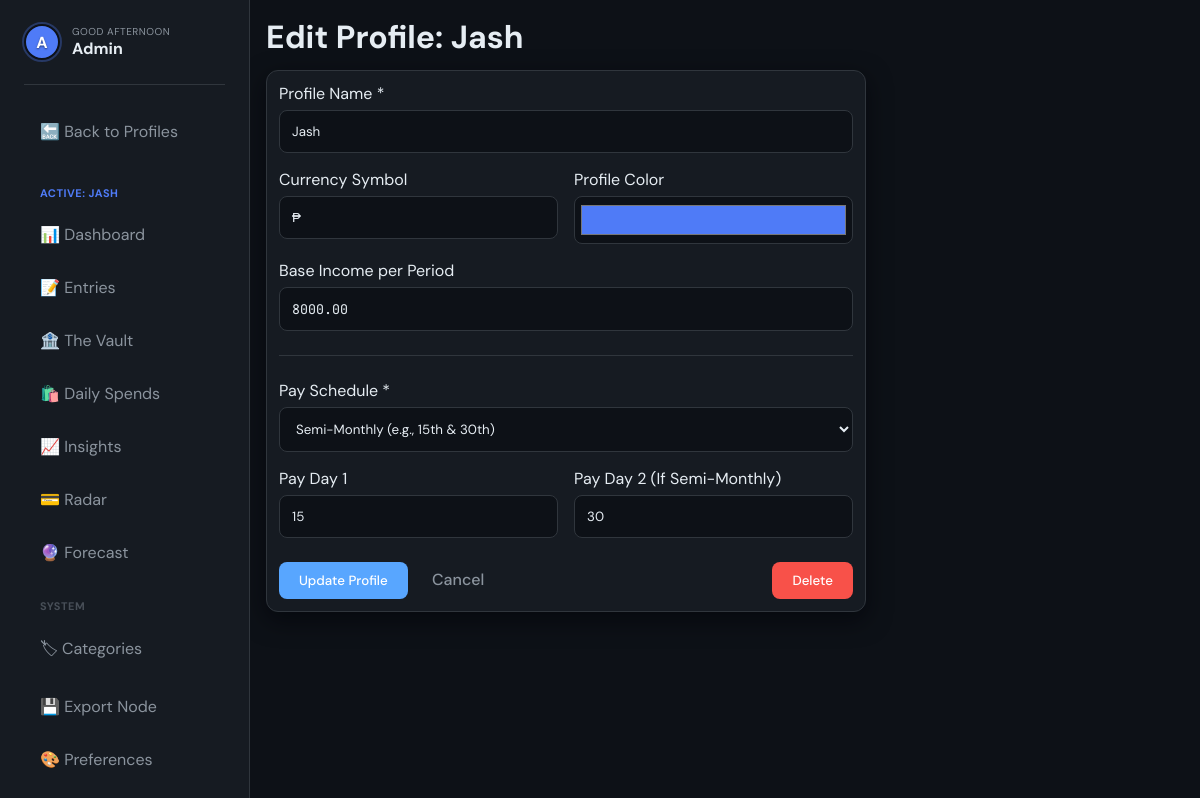
/profile/1/edit (signed in), run on the app's committed database.
### tables this page shows
CREATE TABLE profiles (
    id INT UNSIGNED AUTO_INCREMENT PRIMARY KEY,
    name VARCHAR(100) NOT NULL,
    currency VARCHAR(10) DEFAULT '₱',
    color VARCHAR(7) DEFAULT '#4F7BF7',
    pay_schedule ENUM('semi_monthly','weekly','bi_weekly','monthly','quarterly','semi_annual','annual') DEFAULT 'semi_monthly',
    pay_day_1 TINYINT UNSIGNED DEFAULT 15,
    pay_day_2 TINYINT UNSIGNED DEFAULT 30,
    weekly_day TINYINT UNSIGNED DEFAULT 5,
    base_income DECIMAL(12,2) DEFAULT 0.00,
    notes TEXT,
    created_at TIMESTAMP DEFAULT CURRENT_TIMESTAMP,
    updated_at TIMESTAMP DEFAULT CURRENT_TIMESTAMP ON UPDATE CURRENT_TIMESTAMP
);

### index.php (called while the page is built, shortened)
<?php
spl_autoload_register(function ($class) {
    $class = str_replace('\\', DIRECTORY_SEPARATOR, $class);
    $file = __DIR__ . DIRECTORY_SEPARATOR . $class . '.php';
});
require_once 'core/Router.php';
$router = new core\Router();
$router->get('/login', 'AuthController@login');
$router->post('/login', 'AuthController@authenticate');
$router->get('/register', 'AuthController@register');
$router->post('/register', 'AuthController@store');
$router->get('/logout', 'AuthController@logout');
$router->get('/account', 'AccountController@index');
$router->post('/account/profile', 'AccountController@updateProfile');
$router->post('/account/password', 'AccountController@updatePassword');
$router->get('/tools/compound', 'GlobalController@compound');
$router->get('/tools/loan', 'GlobalController@loan');
$router->get('/system/security', 'GlobalController@security');
$router->get('/system/master-backup', 'GlobalController@masterBackup');
$router->post('/system/master-restore', 'GlobalController@masterRestore');
$router->get('/', 'ProfileController@index');
$router->get('/profile/create', 'ProfileController@create');
$router->post('/profile/create', 'ProfileController@store');
$router->get('/profile/{id}/edit', 'ProfileController@edit');
$router->post('/profile/{id}/edit', 'ProfileController@update');
$router->get('/profile/{id}/delete', 'ProfileController@delete');
$router->get('/dashboard/{profile_id}', 'DashboardController@index');
$router->post('/dashboard/tx/{id}/toggle', 'DashboardController@toggleTx');
$router->post('/dashboard/tx/{id}/amount', 'DashboardController@updateTxAmount');
$router->post('/dashboard/{profile_id}/quick', 'DashboardController@quickAdd');
$router->get('/entries/{profile_id}', 'EntryController@index');
$router->get('/entries/{profile_id}/create', 'EntryController@create');
$router->post('/entries/{profile_id}/store', 'EntryController@store');
$router->get('/entries/edit/{id}', 'EntryController@edit');
$router->post('/entries/{id}/update', 'EntryController@update');
$router->post('/entries/{id}/toggle', 'EntryController@toggleActive');
$router->post('/entries/{id}/delete', 'EntryController@delete');
$router->get('/categories/{profile_id}', 'CategoryController@index');
$router->post('/categories/{profile_id}/store', 'CategoryController@store');
$router->post('/categories/{profile_id}/reorder', 'CategoryController@reorder');
$router->get('/categories/edit/{id}', 'CategoryController@edit');
$router->post('/categories/{id}/update', 'CategoryController@update');
$router->post('/categories/{id}/delete', 'CategoryController@delete');
$router->get('/calculator/{profile_id}', 'CalculatorController@index');
$router->get('/calculator/{profile_id}/import', 'CalculatorController@importPeriod');
$router->get('/vault/{profile_id}', 'VaultController@index');
$router->post('/vault/{profile_id}/store', 'VaultController@store');
$router->post('/vault/fund/{id}', 'VaultController@addFunds');
$router->post('/vault/delete/{id}', 'VaultController@delete');
$router->get('/insights/{profile_id}', 'InsightsController@index');
$router->get('/radar/{profile_id}', 'RadarController@index');
$router->get('/forecast/{profile_id}', 'ForecastController@index');
$router->post('/forecast/{profile_id}/add', 'ForecastController@add');
$router->post('/forecast/{profile_id}/remove', 'ForecastController@remove');
$router->post('/forecast/{profile_id}/clear', 'ForecastController@clear');
$router->get('/shopping/{profile_id}', 'ShoppingController@index');
$router->post('/shopping/{profile_id}/store', 'ShoppingController@store');
$router->post('/shopping/delete/{id}', 'ShoppingController@delete');
$router->get('/backups/{profile_id}', 'BackupController@index');
$router->get('/backups/{profile_id}/excel', 'BackupController@exportExcel');
$router->get('/backups/{profile_id}/json', 'BackupController@exportJson');
$router->post('/backups/{profile_id}/wipe', 'BackupController@wipeData');
$router->get('/preferences/{profile_id}', 'PreferenceController@index');
$url = $_SERVER['REQUEST_URI'];
$method = $_SERVER['REQUEST_METHOD'];
$router->dispatch($url, $method);

### core/Controller.php (called while the page is built, shortened)
<?php
abstract class Controller {
    protected function view(string $template, array $data = []): void {
        View::render($template, $data);
    }
}

### controllers/ProfileController.php (called while the page is built, shortened)
<?php
class ProfileController extends Controller {
    public function edit(int $id): void {
        $profileModel = new Profile();
        $profile = $profileModel->find($id);
        $this->view('profiles/edit', ['profile' => $profile]);
    }
}

### config/database.php (called while the page is built, shortened)
<?php
class Database {
    private static ?PDO $instance = null;
    public static function getInstance(): PDO {
        if (self::$instance === null) {
            $host = '127.0.0.1';
            $db   = 'budget_tracker';
            $user = 'root';
            $pass = '';
            $charset = 'utf8mb4';
            $dsn = "mysql:host=$host;dbname=$db;charset=$charset";
            $options = [
                PDO::ATTR_ERRMODE            => PDO::ERRMODE_EXCEPTION,
                PDO::ATTR_DEFAULT_FETCH_MODE => PDO::FETCH_ASSOC,
                PDO::ATTR_EMULATE_PREPARES   => false,
            ];
            try {
                self::$instance = new PDO($dsn, $user, $pass, $options);
            } catch (PDOException $e) {
                die("Database connection failed: " . $e->getMessage());
            }
        }
        return self::$instance;
    }
}

### core/Model.php (called while the page is built, shortened)
<?php
abstract class Model {
    protected PDO $db;
    protected string $table;
    public function __construct() {
        $this->db = Database::getInstance();
    }
    public function find(int $id): ?array {
        $stmt = $this->db->prepare("SELECT * FROM {$this->table} WHERE id = :id");
        $stmt->execute(['id' => $id]);
        $result = $stmt->fetch();
        return $result ?: null;
    }
}

### views/profiles/edit.php (the view, shortened to what this page needs)
<?php $basePath = rtrim(dirname($_SERVER['SCRIPT_NAME']), '/\\'); ?>
<header class="top-bar">
    <h1>Edit Profile: <?= htmlspecialchars($profile['name']) ?></h1>
</header>
<div class="card" style="max-width: 600px;">
    <form action="<?= $basePath ?>/profile/<?= $profile['id'] ?>/edit" method="POST">
        <div class="form-group">
            <label>Profile Name *</label>
            <input type="text" name="name" value="<?= htmlspecialchars($profile['name']) ?>" required>
        </div>
        <div class="form-group" style="display: flex; gap: 16px;">
            <div style="flex: 1;">
                <label>Currency Symbol</label>
                <input type="text" name="currency" value="<?= htmlspecialchars($profile['currency']) ?>" required>
            </div>
            <div style="flex: 1;">
                <label>Profile Color</label>
                <input type="color" name="color" value="<?= htmlspecialchars($profile['color']) ?>" style="height: 48px; padding: 4px;">
            </div>
        </div>
        <div class="form-group">
            <label>Base Income per Period</label>
            <input type="text" inputmode="decimal" name="base_income" value="<?= htmlspecialchars($profile['base_income']) ?>">
        </div>
        <hr style="border: 0; border-top: 1px solid var(--border); margin: 24px 0;">
        <div class="form-group">
            <label>Pay Schedule *</label>
            <select name="pay_schedule" required>
                <option value="semi_monthly" <?= $profile['pay_schedule'] === 'semi_monthly' ? 'selected' : '' ?>>Semi-Monthly (e.g., 15th & 30th)</option>
            </select>
        </div>
        <div class="form-group" style="display: flex; gap: 16px;">
            <div style="flex: 1;">
                <label>Pay Day 1</label>
                <input type="number" name="pay_day_1" value="<?= htmlspecialchars($profile['pay_day_1']) ?>" min="1" max="31">
            </div>
            <div style="flex: 1;">
                <label>Pay Day 2 (If Semi-Monthly)</label>
                <input type="number" name="pay_day_2" value="<?= htmlspecialchars($profile['pay_day_2']) ?>" min="1" max="31">
            </div>
        </div>
        <div style="margin-top: 24px; display: flex; justify-content: space-between;">
            <div>
                <button type="submit" class="btn primary">Update Profile</button>
                <a href="<?= $basePath ?>/dashboard/<?= $profile['id'] ?>" class="btn ghost">Cancel</a>
            </div>
            <button type="button" class="btn danger" onclick="confirmAction('Delete Profile', 'Are you sure? This deletes ALL transactions.', () => { window.location.href='<?= $basePath ?>/profile/<?= $profile['id'] ?>/delete'; })">Delete</button>
        </div>
    </form>
</div>

### core/Router.php (shortened to what this page needs)
<?php
class Router {
    private array $routes = [];
    public function get(string $path, string $handler): void {
        $this->routes['GET'][$path] = $handler;
    }
    public function post(string $path, string $handler): void {
        $this->routes['POST'][$path] = $handler;
    }
    public function dispatch(string $uri, string $method): void {
        $uri = parse_url($uri, PHP_URL_PATH);
        $uri = rtrim($uri, '/') ?: '/';
        foreach ($this->routes[$method] as $route => $handler) {
            $pattern = preg_replace('/\{([a-zA-Z0-9_]+)\}/', '(?P<$1>[a-zA-Z0-9_-]+)', $route);
            $pattern = "#^" . $pattern . "$#";
            if (preg_match($pattern, $uri, $matches)) {
                $params = array_filter($matches, 'is_string', ARRAY_FILTER_USE_KEY);
                [$controllerName, $action] = explode('@', $handler);
                $controllerClass = "controllers\\" . $controllerName;
                if (class_exists($controllerClass)) {
                    $controller = new $controllerClass();
                    if (method_exists($controller, $action)) {
                        call_user_func_array([$controller, $action], $params);
                        return;
                    }
                }
            }
        }
    }
}

### views/layout/nav.php (shortened to what this page needs)
<?php
$basePath = rtrim(dirname($_SERVER['SCRIPT_NAME']), '/\\');
$pid = $profile['id'] ?? ($profile_id ?? 0);
$isLoggedIn = isset($_SESSION['user_id']);
$uri = $_SERVER['REQUEST_URI'];
?>
<?php if ($isLoggedIn): ?>
<nav class="sidebar">
    <div class="sidebar-header" style="flex-direction: column; align-items: flex-start; gap: 16px; padding-bottom: 24px; border-bottom: 1px solid var(--border); width: 100%;">
        <?php $userName = $_SESSION['user_name'] ?? 'User'; ?>
        <div style="display: flex; align-items: center; justify-content: space-between; width: 100%;">
            <div style="display: flex; align-items: center; gap: 12px;">
                <div class="profile-badge" style="background: <?= htmlspecialchars($profile['color'] ?? '#4F7BF7') ?>; width: 36px; height: 36px; border: 2px solid var(--bg-primary); outline: 2px solid <?= htmlspecialchars($profile['color'] ?? '#4F7BF7') ?>50; display: flex; align-items: center; justify-content: center; font-weight: bold; font-size: 16px; color: #fff; text-shadow: 0 1px 2px rgba(0,0,0,0.5);">
                    <?= strtoupper(substr($userName, 0, 1)) ?>
                </div>
                <div>
                    <?php
                    $hour = date('H');
                    $greeting = 'Good Evening';
                    if ($hour < 12) $greeting = 'Good Morning';
                    elseif ($hour < 18) $greeting = 'Good Afternoon';
                    ?>
                    <span style="display: block; font-size: 10px; color: var(--text-secondary); text-transform: uppercase; letter-spacing: 0.5px;"><?= $greeting ?></span>
                    <h2 style="font-size: 16px; margin: 0; white-space: nowrap; overflow: hidden; text-overflow: ellipsis; max-width: 120px;"><?= htmlspecialchars($userName) ?></h2>
                </div>
            </div>
        </div>
    </div>
    <ul class="nav-links">
        <?php if (!$pid): ?>
            <li style="margin-top: 4px; margin-bottom: 4px; font-size: 11px; text-transform: uppercase; color: var(--text-muted); padding-left: 16px; font-weight: bold; letter-spacing: 0.5px;">Global Portfolio</li>
            <li><a href="<?= $basePath ?>/" class="nav-item <?= $uri === $basePath . '/' ? 'active' : '' ?>">🌍 All Profiles</a></li>
            <li style="margin-top: 16px; margin-bottom: 4px; font-size: 11px; text-transform: uppercase; color: var(--text-muted); padding-left: 16px; font-weight: bold; letter-spacing: 0.5px;">Financial Toolbox</li>
            <li><a href="<?= $basePath ?>/tools/compound" class="nav-item <?= strpos($uri, '/tools/compound') !== false ? 'active' : '' ?>">📈 Compound Forecaster</a></li>
            <li><a href="<?= $basePath ?>/tools/loan" class="nav-item <?= strpos($uri, '/tools/loan') !== false ? 'active' : '' ?>">🚗 Loan Sandbox</a></li>
            <li style="margin-top: 16px; margin-bottom: 4px; font-size: 11px; text-transform: uppercase; color: var(--text-muted); padding-left: 16px; font-weight: bold; letter-spacing: 0.5px;">System Security</li>
            <li><a href="<?= $basePath ?>/system/security" class="nav-item <?= strpos($uri, '/system/security') !== false ? 'active' : '' ?>">🛡️ System Security</a></li>
            <li><a href="<?= $basePath ?>/account" class="nav-item <?= strpos($uri, '/account') !== false ? 'active' : '' ?>">👤 Account Management</a></li>
        <?php else: ?>
            <li><a href="<?= $basePath ?>/" class="nav-item" style="color: var(--text-secondary);">🔙 Back to Profiles</a></li>
            <li style="margin-top: 24px; margin-bottom: 4px; font-size: 11px; text-transform: uppercase; color: <?= htmlspecialchars($profile['color'] ?? 'var(--accent-blue)') ?>; padding-left: 16px; font-weight: bold; letter-spacing: 0.5px;">Active: <?= htmlspecialchars($profile['name'] ?? '') ?></li>
            <li><a href="<?= $basePath ?>/dashboard/<?= $pid ?>" class="nav-item <?= strpos($uri, '/dashboard') !== false ? 'active' : '' ?>">📊 Dashboard</a></li>
            <li><a href="<?= $basePath ?>/entries/<?= $pid ?>" class="nav-item <?= strpos($uri, '/entries') !== false ? 'active' : '' ?>">📝 Entries</a></li>
            <li><a href="<?= $basePath ?>/vault/<?= $pid ?>" class="nav-item <?= strpos($uri, '/vault') !== false ? 'active' : '' ?>">🏦 The Vault</a></li>
            <li><a href="<?= $basePath ?>/shopping/<?= $pid ?>" class="nav-item <?= strpos($uri, '/shopping') !== false ? 'active' : '' ?>">🛍️ Daily Spends</a></li>
            <li><a href="<?= $basePath ?>/insights/<?= $pid ?>" class="nav-item <?= strpos($uri, '/insights') !== false ? 'active' : '' ?>">📈 Insights</a></li>
            <li><a href="<?= $basePath ?>/radar/<?= $pid ?>" class="nav-item <?= strpos($uri, '/radar') !== false ? 'active' : '' ?>">💳 Radar</a></li>
            <li><a href="<?= $basePath ?>/forecast/<?= $pid ?>" class="nav-item <?= strpos($uri, '/forecast') !== false ? 'active' : '' ?>">🔮 Forecast</a></li>
            <li style="margin-top: 16px; margin-bottom: 4px; font-size: 11px; text-transform: uppercase; color: var(--text-muted); padding-left: 16px; font-weight: bold; letter-spacing: 0.5px;">System</li>
            <li><a href="<?= $basePath ?>/categories/<?= $pid ?>" class="nav-item <?= strpos($uri, '/categories') !== false ? 'active' : '' ?>">🏷 Categories</a></li>
            <li><a href="<?= $basePath ?>/backups/<?= $pid ?>" class="nav-item <?= strpos($uri, '/backups') !== false ? 'active' : '' ?>">💾 Export Node</a></li>
            <li><a href="<?= $basePath ?>/preferences/<?= $pid ?>" class="nav-item <?= strpos($uri, '/preferences') !== false ? 'active' : '' ?>">🎨 Preferences</a></li>
        <?php endif; ?>
    </ul>
</nav>
<?php endif; ?>
<main class="main-content" style="<?= !$isLoggedIn ? 'margin-left: 0; display: flex; flex-direction: column; align-items: center; justify-content: center; min-height: 100vh;' : '' ?>">

### data on the page
profiles: name "JASH", name "Jash", currency "₱", color "#4f7bf7", base_income "8000.00", pay_schedule "Semi-Monthly (e.g., 15th & 30th)", pay_day_1 "15", pay_day_2 "30"
